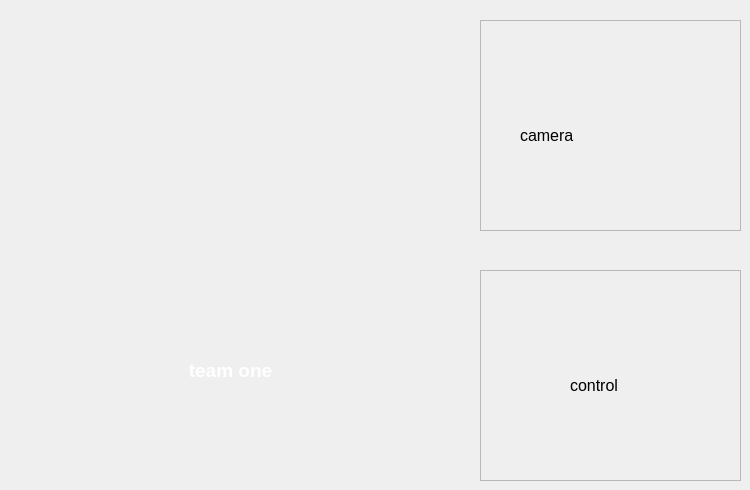
    <widget class="QWidget" name="hometab">
     <property name="font">
      <font>
       <pointsize>10</pointsize>
      </font>
     </property>
     <attribute name="icon">
      <iconset resource="proect.qrc">
       <normaloff>:/images/icons and images for mega project/home con.jpg</normaloff>:/images/icons and images for mega project/home con.jpg</iconset>
     </attribute>
     <attribute name="title">
      <string>Home</string>
     </attribute>
     <widget class="QFrame" name="cameraframe">
      <property name="geometry">
       <rect>
        <x>480</x>
        <y>20</y>
        <width>261</width>
        <height>211</height>
       </rect>
      </property>
      <property name="frameShape">
       <enum>QFrame::StyledPanel</enum>
      </property>
      <property name="frameShadow">
       <enum>QFrame::Raised</enum>
      </property>
      <widget class="QLabel" name="label_8">
       <property name="geometry">
        <rect>
         <x>40</x>
         <y>90</y>
         <width>161</width>
         <height>51</height>
        </rect>
       </property>
       <property name="palette">
        <palette>
         <active>
          <colorrole role="Button">
           <brush brushstyle="LinearGradientPattern">
            <gradient startx="0.000000000000000" starty="0.000000000000000" endx="1.000000000000000" endy="1.000000000000000" type="LinearGradient" spread="PadSpread" coordinatemode="ObjectBoundingMode">
             <gradientstop position="0.064889900000000">
              <color alpha="255">
               <red>9</red>
               <green>15</green>
               <blue>19</blue>
              </color>
             </gradientstop>
             <gradientstop position="0.571233000000000">
              <color alpha="255">
               <red>21</red>
               <green>59</green>
               <blue>71</blue>
              </color>
             </gradientstop>
             <gradientstop position="0.890411000000000">
              <color alpha="255">
               <red>61</red>
               <green>96</green>
               <blue>110</blue>
              </color>
             </gradientstop>
            </gradient>
           </brush>
          </colorrole>
          <colorrole role="Base">
           <brush brushstyle="LinearGradientPattern">
            <gradient startx="0.000000000000000" starty="0.000000000000000" endx="1.000000000000000" endy="1.000000000000000" type="LinearGradient" spread="PadSpread" coordinatemode="ObjectBoundingMode">
             <gradientstop position="0.064889900000000">
              <color alpha="255">
               <red>9</red>
               <green>15</green>
               <blue>19</blue>
              </color>
             </gradientstop>
             <gradientstop position="0.571233000000000">
              <color alpha="255">
               <red>21</red>
               <green>59</green>
               <blue>71</blue>
              </color>
             </gradientstop>
             <gradientstop position="0.890411000000000">
              <color alpha="255">
               <red>61</red>
               <green>96</green>
               <blue>110</blue>
              </color>
             </gradientstop>
            </gradient>
           </brush>
          </colorrole>
          <colorrole role="Window">
           <brush brushstyle="LinearGradientPattern">
            <gradient startx="0.000000000000000" starty="0.000000000000000" endx="1.000000000000000" endy="1.000000000000000" type="LinearGradient" spread="PadSpread" coordinatemode="ObjectBoundingMode">
             <gradientstop position="0.064889900000000">
              <color alpha="255">
               <red>9</red>
               <green>15</green>
               <blue>19</blue>
              </color>
             </gradientstop>
             <gradientstop position="0.571233000000000">
              <color alpha="255">
               <red>21</red>
               <green>59</green>
               <blue>71</blue>
              </color>
             </gradientstop>
             <gradientstop position="0.890411000000000">
              <color alpha="255">
               <red>61</red>
               <green>96</green>
               <blue>110</blue>
              </color>
             </gradientstop>
            </gradient>
           </brush>
          </colorrole>
         </active>
         <inactive>
          <colorrole role="Button">
           <brush brushstyle="LinearGradientPattern">
            <gradient startx="0.000000000000000" starty="0.000000000000000" endx="1.000000000000000" endy="1.000000000000000" type="LinearGradient" spread="PadSpread" coordinatemode="ObjectBoundingMode">
             <gradientstop position="0.064889900000000">
              <color alpha="255">
               <red>9</red>
               <green>15</green>
               <blue>19</blue>
              </color>
             </gradientstop>
             <gradientstop position="0.571233000000000">
              <color alpha="255">
               <red>21</red>
               <green>59</green>
               <blue>71</blue>
              </color>
             </gradientstop>
             <gradientstop position="0.890411000000000">
              <color alpha="255">
               <red>61</red>
               <green>96</green>
               <blue>110</blue>
              </color>
             </gradientstop>
            </gradient>
           </brush>
          </colorrole>
          <colorrole role="Base">
           <brush brushstyle="LinearGradientPattern">
            <gradient startx="0.000000000000000" starty="0.000000000000000" endx="1.000000000000000" endy="1.000000000000000" type="LinearGradient" spread="PadSpread" coordinatemode="ObjectBoundingMode">
             <gradientstop position="0.064889900000000">
              <color alpha="255">
               <red>9</red>
               <green>15</green>
               <blue>19</blue>
              </color>
             </gradientstop>
             <gradientstop position="0.571233000000000">
              <color alpha="255">
               <red>21</red>
               <green>59</green>
               <blue>71</blue>
              </color>
             </gradientstop>
             <gradientstop position="0.890411000000000">
              <color alpha="255">
               <red>61</red>
               <green>96</green>
               <blue>110</blue>
              </color>
             </gradientstop>
            </gradient>
           </brush>
          </colorrole>
          <colorrole role="Window">
           <brush brushstyle="LinearGradientPattern">
            <gradient startx="0.000000000000000" starty="0.000000000000000" endx="1.000000000000000" endy="1.000000000000000" type="LinearGradient" spread="PadSpread" coordinatemode="ObjectBoundingMode">
             <gradientstop position="0.064889900000000">
              <color alpha="255">
               <red>9</red>
               <green>15</green>
               <blue>19</blue>
              </color>
             </gradientstop>
             <gradientstop position="0.571233000000000">
              <color alpha="255">
               <red>21</red>
               <green>59</green>
               <blue>71</blue>
              </color>
             </gradientstop>
             <gradientstop position="0.890411000000000">
              <color alpha="255">
               <red>61</red>
               <green>96</green>
               <blue>110</blue>
              </color>
             </gradientstop>
            </gradient>
           </brush>
          </colorrole>
         </inactive>
         <disabled>
          <colorrole role="Button">
           <brush brushstyle="LinearGradientPattern">
            <gradient startx="0.000000000000000" starty="0.000000000000000" endx="1.000000000000000" endy="1.000000000000000" type="LinearGradient" spread="PadSpread" coordinatemode="ObjectBoundingMode">
             <gradientstop position="0.064889900000000">
              <color alpha="255">
               <red>9</red>
               <green>15</green>
               <blue>19</blue>
              </color>
             </gradientstop>
             <gradientstop position="0.571233000000000">
              <color alpha="255">
               <red>21</red>
               <green>59</green>
               <blue>71</blue>
              </color>
             </gradientstop>
             <gradientstop position="0.890411000000000">
              <color alpha="255">
               <red>61</red>
               <green>96</green>
               <blue>110</blue>
              </color>
             </gradientstop>
            </gradient>
           </brush>
          </colorrole>
          <colorrole role="Base">
           <brush brushstyle="LinearGradientPattern">
            <gradient startx="0.000000000000000" starty="0.000000000000000" endx="1.000000000000000" endy="1.000000000000000" type="LinearGradient" spread="PadSpread" coordinatemode="ObjectBoundingMode">
             <gradientstop position="0.064889900000000">
              <color alpha="255">
               <red>9</red>
               <green>15</green>
               <blue>19</blue>
              </color>
             </gradientstop>
             <gradientstop position="0.571233000000000">
              <color alpha="255">
               <red>21</red>
               <green>59</green>
               <blue>71</blue>
              </color>
             </gradientstop>
             <gradientstop position="0.890411000000000">
              <color alpha="255">
               <red>61</red>
               <green>96</green>
               <blue>110</blue>
              </color>
             </gradientstop>
            </gradient>
           </brush>
          </colorrole>
          <colorrole role="Window">
           <brush brushstyle="LinearGradientPattern">
            <gradient startx="0.000000000000000" starty="0.000000000000000" endx="1.000000000000000" endy="1.000000000000000" type="LinearGradient" spread="PadSpread" coordinatemode="ObjectBoundingMode">
             <gradientstop position="0.064889900000000">
              <color alpha="255">
               <red>9</red>
               <green>15</green>
               <blue>19</blue>
              </color>
             </gradientstop>
             <gradientstop position="0.571233000000000">
              <color alpha="255">
               <red>21</red>
               <green>59</green>
               <blue>71</blue>
              </color>
             </gradientstop>
             <gradientstop position="0.890411000000000">
              <color alpha="255">
               <red>61</red>
               <green>96</green>
               <blue>110</blue>
              </color>
             </gradientstop>
            </gradient>
           </brush>
          </colorrole>
         </disabled>
        </palette>
       </property>
       <property name="font">
        <font>
         <pointsize>12</pointsize>
        </font>
       </property>
       <property name="text">
        <string>camera</string>
       </property>
      </widget>
     </widget>
     <widget class="QFrame" name="controlframe">
      <property name="geometry">
       <rect>
        <x>480</x>
        <y>270</y>
        <width>261</width>
        <height>211</height>
       </rect>
      </property>
      <property name="frameShape">
       <enum>QFrame::StyledPanel</enum>
      </property>
      <property name="frameShadow">
       <enum>QFrame::Raised</enum>
      </property>
      <widget class="QLabel" name="label_9">
       <property name="geometry">
        <rect>
         <x>90</x>
         <y>90</y>
         <width>81</width>
         <height>51</height>
        </rect>
       </property>
       <property name="palette">
        <palette>
         <active>
          <colorrole role="Button">
           <brush brushstyle="LinearGradientPattern">
            <gradient startx="0.000000000000000" starty="0.000000000000000" endx="1.000000000000000" endy="1.000000000000000" type="LinearGradient" spread="PadSpread" coordinatemode="ObjectBoundingMode">
             <gradientstop position="0.064889900000000">
              <color alpha="255">
               <red>9</red>
               <green>15</green>
               <blue>19</blue>
              </color>
             </gradientstop>
             <gradientstop position="0.571233000000000">
              <color alpha="255">
               <red>21</red>
               <green>59</green>
               <blue>71</blue>
              </color>
             </gradientstop>
             <gradientstop position="0.890411000000000">
              <color alpha="255">
               <red>61</red>
               <green>96</green>
               <blue>110</blue>
              </color>
             </gradientstop>
            </gradient>
           </brush>
          </colorrole>
          <colorrole role="Base">
           <brush brushstyle="LinearGradientPattern">
            <gradient startx="0.000000000000000" starty="0.000000000000000" endx="1.000000000000000" endy="1.000000000000000" type="LinearGradient" spread="PadSpread" coordinatemode="ObjectBoundingMode">
             <gradientstop position="0.064889900000000">
              <color alpha="255">
               <red>9</red>
               <green>15</green>
               <blue>19</blue>
              </color>
             </gradientstop>
             <gradientstop position="0.571233000000000">
              <color alpha="255">
               <red>21</red>
               <green>59</green>
               <blue>71</blue>
              </color>
             </gradientstop>
             <gradientstop position="0.890411000000000">
              <color alpha="255">
               <red>61</red>
               <green>96</green>
               <blue>110</blue>
              </color>
             </gradientstop>
            </gradient>
           </brush>
          </colorrole>
          <colorrole role="Window">
           <brush brushstyle="LinearGradientPattern">
            <gradient startx="0.000000000000000" starty="0.000000000000000" endx="1.000000000000000" endy="1.000000000000000" type="LinearGradient" spread="PadSpread" coordinatemode="ObjectBoundingMode">
             <gradientstop position="0.064889900000000">
              <color alpha="255">
               <red>9</red>
               <green>15</green>
               <blue>19</blue>
              </color>
             </gradientstop>
             <gradientstop position="0.571233000000000">
              <color alpha="255">
               <red>21</red>
               <green>59</green>
               <blue>71</blue>
              </color>
             </gradientstop>
             <gradientstop position="0.890411000000000">
              <color alpha="255">
               <red>61</red>
               <green>96</green>
               <blue>110</blue>
              </color>
             </gradientstop>
            </gradient>
           </brush>
          </colorrole>
         </active>
         <inactive>
          <colorrole role="Button">
           <brush brushstyle="LinearGradientPattern">
            <gradient startx="0.000000000000000" starty="0.000000000000000" endx="1.000000000000000" endy="1.000000000000000" type="LinearGradient" spread="PadSpread" coordinatemode="ObjectBoundingMode">
             <gradientstop position="0.064889900000000">
              <color alpha="255">
               <red>9</red>
               <green>15</green>
               <blue>19</blue>
              </color>
             </gradientstop>
             <gradientstop position="0.571233000000000">
              <color alpha="255">
               <red>21</red>
               <green>59</green>
               <blue>71</blue>
              </color>
             </gradientstop>
             <gradientstop position="0.890411000000000">
              <color alpha="255">
               <red>61</red>
               <green>96</green>
               <blue>110</blue>
              </color>
             </gradientstop>
            </gradient>
           </brush>
          </colorrole>
          <colorrole role="Base">
           <brush brushstyle="LinearGradientPattern">
            <gradient startx="0.000000000000000" starty="0.000000000000000" endx="1.000000000000000" endy="1.000000000000000" type="LinearGradient" spread="PadSpread" coordinatemode="ObjectBoundingMode">
             <gradientstop position="0.064889900000000">
              <color alpha="255">
               <red>9</red>
               <green>15</green>
               <blue>19</blue>
              </color>
             </gradientstop>
             <gradientstop position="0.571233000000000">
              <color alpha="255">
               <red>21</red>
               <green>59</green>
               <blue>71</blue>
              </color>
             </gradientstop>
             <gradientstop position="0.890411000000000">
              <color alpha="255">
               <red>61</red>
               <green>96</green>
               <blue>110</blue>
              </color>
             </gradientstop>
            </gradient>
           </brush>
          </colorrole>
          <colorrole role="Window">
           <brush brushstyle="LinearGradientPattern">
            <gradient startx="0.000000000000000" starty="0.000000000000000" endx="1.000000000000000" endy="1.000000000000000" type="LinearGradient" spread="PadSpread" coordinatemode="ObjectBoundingMode">
             <gradientstop position="0.064889900000000">
              <color alpha="255">
               <red>9</red>
               <green>15</green>
               <blue>19</blue>
              </color>
             </gradientstop>
             <gradientstop position="0.571233000000000">
              <color alpha="255">
               <red>21</red>
               <green>59</green>
               <blue>71</blue>
              </color>
             </gradientstop>
             <gradientstop position="0.890411000000000">
              <color alpha="255">
               <red>61</red>
               <green>96</green>
               <blue>110</blue>
              </color>
             </gradientstop>
            </gradient>
           </brush>
          </colorrole>
         </inactive>
         <disabled>
          <colorrole role="Button">
           <brush brushstyle="LinearGradientPattern">
            <gradient startx="0.000000000000000" starty="0.000000000000000" endx="1.000000000000000" endy="1.000000000000000" type="LinearGradient" spread="PadSpread" coordinatemode="ObjectBoundingMode">
             <gradientstop position="0.064889900000000">
              <color alpha="255">
               <red>9</red>
               <green>15</green>
               <blue>19</blue>
              </color>
             </gradientstop>
             <gradientstop position="0.571233000000000">
              <color alpha="255">
               <red>21</red>
               <green>59</green>
               <blue>71</blue>
              </color>
             </gradientstop>
             <gradientstop position="0.890411000000000">
              <color alpha="255">
               <red>61</red>
               <green>96</green>
               <blue>110</blue>
              </color>
             </gradientstop>
            </gradient>
           </brush>
          </colorrole>
          <colorrole role="Base">
           <brush brushstyle="LinearGradientPattern">
            <gradient startx="0.000000000000000" starty="0.000000000000000" endx="1.000000000000000" endy="1.000000000000000" type="LinearGradient" spread="PadSpread" coordinatemode="ObjectBoundingMode">
             <gradientstop position="0.064889900000000">
              <color alpha="255">
               <red>9</red>
               <green>15</green>
               <blue>19</blue>
              </color>
             </gradientstop>
             <gradientstop position="0.571233000000000">
              <color alpha="255">
               <red>21</red>
               <green>59</green>
               <blue>71</blue>
              </color>
             </gradientstop>
             <gradientstop position="0.890411000000000">
              <color alpha="255">
               <red>61</red>
               <green>96</green>
               <blue>110</blue>
              </color>
             </gradientstop>
            </gradient>
           </brush>
          </colorrole>
          <colorrole role="Window">
           <brush brushstyle="LinearGradientPattern">
            <gradient startx="0.000000000000000" starty="0.000000000000000" endx="1.000000000000000" endy="1.000000000000000" type="LinearGradient" spread="PadSpread" coordinatemode="ObjectBoundingMode">
             <gradientstop position="0.064889900000000">
              <color alpha="255">
               <red>9</red>
               <green>15</green>
               <blue>19</blue>
              </color>
             </gradientstop>
             <gradientstop position="0.571233000000000">
              <color alpha="255">
               <red>21</red>
               <green>59</green>
               <blue>71</blue>
              </color>
             </gradientstop>
             <gradientstop position="0.890411000000000">
              <color alpha="255">
               <red>61</red>
               <green>96</green>
               <blue>110</blue>
              </color>
             </gradientstop>
            </gradient>
           </brush>
          </colorrole>
         </disabled>
        </palette>
       </property>
       <property name="font">
        <font>
         <pointsize>12</pointsize>
        </font>
       </property>
       <property name="text">
        <string>control</string>
       </property>
      </widget>
     </widget>
     <widget class="QLabel" name="label_16">
      <property name="geometry">
       <rect>
        <x>60</x>
        <y>330</y>
        <width>341</width>
        <height>81</height>
       </rect>
      </property>
      <property name="palette">
       <palette>
        <active>
         <colorrole role="WindowText">
          <brush brushstyle="SolidPattern">
           <color alpha="255">
            <red>255</red>
            <green>255</green>
            <blue>255</blue>
           </color>
          </brush>
         </colorrole>
         <colorrole role="Button">
          <brush brushstyle="LinearGradientPattern">
           <gradient startx="0.000000000000000" starty="0.000000000000000" endx="1.000000000000000" endy="1.000000000000000" type="LinearGradient" spread="PadSpread" coordinatemode="ObjectBoundingMode">
            <gradientstop position="0.064889900000000">
             <color alpha="255">
              <red>9</red>
              <green>15</green>
              <blue>19</blue>
             </color>
            </gradientstop>
            <gradientstop position="0.571233000000000">
             <color alpha="255">
              <red>21</red>
              <green>59</green>
              <blue>71</blue>
             </color>
            </gradientstop>
            <gradientstop position="0.890411000000000">
             <color alpha="255">
              <red>61</red>
              <green>96</green>
              <blue>110</blue>
             </color>
            </gradientstop>
           </gradient>
          </brush>
         </colorrole>
         <colorrole role="Base">
          <brush brushstyle="LinearGradientPattern">
           <gradient startx="0.000000000000000" starty="0.000000000000000" endx="1.000000000000000" endy="1.000000000000000" type="LinearGradient" spread="PadSpread" coordinatemode="ObjectBoundingMode">
            <gradientstop position="0.064889900000000">
             <color alpha="255">
              <red>9</red>
              <green>15</green>
              <blue>19</blue>
             </color>
            </gradientstop>
            <gradientstop position="0.571233000000000">
             <color alpha="255">
              <red>21</red>
              <green>59</green>
              <blue>71</blue>
             </color>
            </gradientstop>
            <gradientstop position="0.890411000000000">
             <color alpha="255">
              <red>61</red>
              <green>96</green>
              <blue>110</blue>
             </color>
            </gradientstop>
           </gradient>
          </brush>
         </colorrole>
         <colorrole role="Window">
          <brush brushstyle="LinearGradientPattern">
           <gradient startx="0.000000000000000" starty="0.000000000000000" endx="1.000000000000000" endy="1.000000000000000" type="LinearGradient" spread="PadSpread" coordinatemode="ObjectBoundingMode">
            <gradientstop position="0.064889900000000">
             <color alpha="255">
              <red>9</red>
              <green>15</green>
              <blue>19</blue>
             </color>
            </gradientstop>
            <gradientstop position="0.571233000000000">
             <color alpha="255">
              <red>21</red>
              <green>59</green>
              <blue>71</blue>
             </color>
            </gradientstop>
            <gradientstop position="0.890411000000000">
             <color alpha="255">
              <red>61</red>
              <green>96</green>
              <blue>110</blue>
             </color>
            </gradientstop>
           </gradient>
          </brush>
         </colorrole>
        </active>
        <inactive>
         <colorrole role="WindowText">
          <brush brushstyle="SolidPattern">
           <color alpha="255">
            <red>255</red>
            <green>255</green>
            <blue>255</blue>
           </color>
          </brush>
         </colorrole>
         <colorrole role="Button">
          <brush brushstyle="LinearGradientPattern">
           <gradient startx="0.000000000000000" starty="0.000000000000000" endx="1.000000000000000" endy="1.000000000000000" type="LinearGradient" spread="PadSpread" coordinatemode="ObjectBoundingMode">
            <gradientstop position="0.064889900000000">
             <color alpha="255">
              <red>9</red>
              <green>15</green>
              <blue>19</blue>
             </color>
            </gradientstop>
            <gradientstop position="0.571233000000000">
             <color alpha="255">
              <red>21</red>
              <green>59</green>
              <blue>71</blue>
             </color>
            </gradientstop>
            <gradientstop position="0.890411000000000">
             <color alpha="255">
              <red>61</red>
              <green>96</green>
              <blue>110</blue>
             </color>
            </gradientstop>
           </gradient>
          </brush>
         </colorrole>
         <colorrole role="Base">
          <brush brushstyle="LinearGradientPattern">
           <gradient startx="0.000000000000000" starty="0.000000000000000" endx="1.000000000000000" endy="1.000000000000000" type="LinearGradient" spread="PadSpread" coordinatemode="ObjectBoundingMode">
            <gradientstop position="0.064889900000000">
             <color alpha="255">
              <red>9</red>
              <green>15</green>
              <blue>19</blue>
             </color>
            </gradientstop>
            <gradientstop position="0.571233000000000">
             <color alpha="255">
              <red>21</red>
              <green>59</green>
              <blue>71</blue>
             </color>
            </gradientstop>
            <gradientstop position="0.890411000000000">
             <color alpha="255">
              <red>61</red>
              <green>96</green>
              <blue>110</blue>
             </color>
            </gradientstop>
           </gradient>
          </brush>
         </colorrole>
         <colorrole role="Window">
          <brush brushstyle="LinearGradientPattern">
           <gradient startx="0.000000000000000" starty="0.000000000000000" endx="1.000000000000000" endy="1.000000000000000" type="LinearGradient" spread="PadSpread" coordinatemode="ObjectBoundingMode">
            <gradientstop position="0.064889900000000">
             <color alpha="255">
              <red>9</red>
              <green>15</green>
              <blue>19</blue>
             </color>
            </gradientstop>
            <gradientstop position="0.571233000000000">
             <color alpha="255">
              <red>21</red>
              <green>59</green>
              <blue>71</blue>
             </color>
            </gradientstop>
            <gradientstop position="0.890411000000000">
             <color alpha="255">
              <red>61</red>
              <green>96</green>
              <blue>110</blue>
             </color>
            </gradientstop>
           </gradient>
          </brush>
         </colorrole>
        </inactive>
        <disabled>
         <colorrole role="WindowText">
          <brush brushstyle="SolidPattern">
           <color alpha="255">
            <red>120</red>
            <green>120</green>
            <blue>120</blue>
           </color>
          </brush>
         </colorrole>
         <colorrole role="Button">
          <brush brushstyle="LinearGradientPattern">
           <gradient startx="0.000000000000000" starty="0.000000000000000" endx="1.000000000000000" endy="1.000000000000000" type="LinearGradient" spread="PadSpread" coordinatemode="ObjectBoundingMode">
            <gradientstop position="0.064889900000000">
             <color alpha="255">
              <red>9</red>
              <green>15</green>
              <blue>19</blue>
             </color>
            </gradientstop>
            <gradientstop position="0.571233000000000">
             <color alpha="255">
              <red>21</red>
              <green>59</green>
              <blue>71</blue>
             </color>
            </gradientstop>
            <gradientstop position="0.890411000000000">
             <color alpha="255">
              <red>61</red>
              <green>96</green>
              <blue>110</blue>
             </color>
            </gradientstop>
           </gradient>
          </brush>
         </colorrole>
         <colorrole role="Base">
          <brush brushstyle="LinearGradientPattern">
           <gradient startx="0.000000000000000" starty="0.000000000000000" endx="1.000000000000000" endy="1.000000000000000" type="LinearGradient" spread="PadSpread" coordinatemode="ObjectBoundingMode">
            <gradientstop position="0.064889900000000">
             <color alpha="255">
              <red>9</red>
              <green>15</green>
              <blue>19</blue>
             </color>
            </gradientstop>
            <gradientstop position="0.571233000000000">
             <color alpha="255">
              <red>21</red>
              <green>59</green>
              <blue>71</blue>
             </color>
            </gradientstop>
            <gradientstop position="0.890411000000000">
             <color alpha="255">
              <red>61</red>
              <green>96</green>
              <blue>110</blue>
             </color>
            </gradientstop>
           </gradient>
          </brush>
         </colorrole>
         <colorrole role="Window">
          <brush brushstyle="LinearGradientPattern">
           <gradient startx="0.000000000000000" starty="0.000000000000000" endx="1.000000000000000" endy="1.000000000000000" type="LinearGradient" spread="PadSpread" coordinatemode="ObjectBoundingMode">
            <gradientstop position="0.064889900000000">
             <color alpha="255">
              <red>9</red>
              <green>15</green>
              <blue>19</blue>
             </color>
            </gradientstop>
            <gradientstop position="0.571233000000000">
             <color alpha="255">
              <red>21</red>
              <green>59</green>
              <blue>71</blue>
             </color>
            </gradientstop>
            <gradientstop position="0.890411000000000">
             <color alpha="255">
              <red>61</red>
              <green>96</green>
              <blue>110</blue>
             </color>
            </gradientstop>
           </gradient>
          </brush>
         </colorrole>
        </disabled>
       </palette>
      </property>
      <property name="font">
       <font>
        <pointsize>14</pointsize>
        <weight>75</weight>
        <bold>true</bold>
       </font>
      </property>
      <property name="text">
       <string>team one</string>
      </property>
      <property name="alignment">
       <set>Qt::AlignCenter</set>
      </property>
     </widget>
     <widget class="QLabel" name="label_17">
      <property name="geometry">
       <rect>
        <x>20</x>
        <y>20</y>
        <width>451</width>
        <height>261</height>
       </rect>
      </property>
      <property name="text">
       <string/>
      </property>
      <property name="pixmap">
       <pixmap resource="proect.qrc">:/images/icons and images for mega project/logo aquaphoton.jpg</pixmap>
      </property>
      <property name="scaledContents">
       <bool>true</bool>
      </property>
     </widget>
    </widget>
